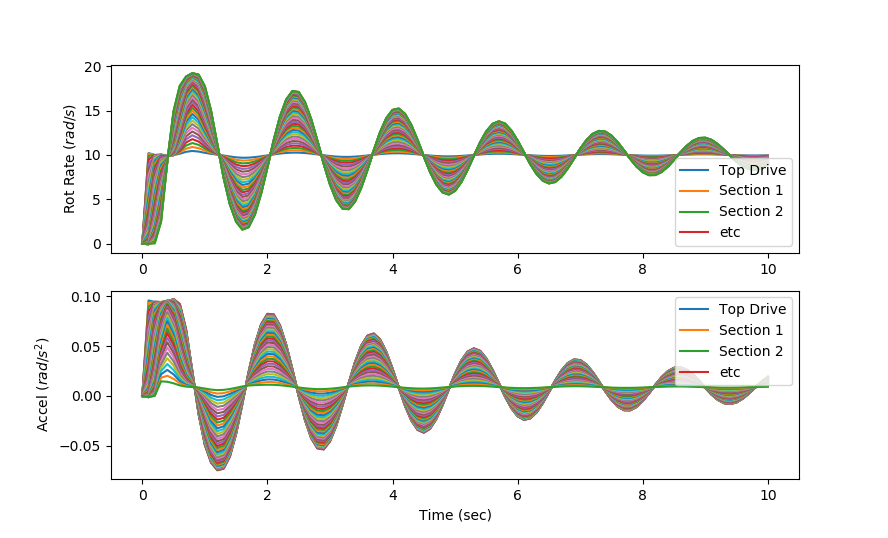

Recreate this plot in Python.
from gekko import GEKKO
import numpy as np
import matplotlib.pyplot as plt

# Initialize Model
m = GEKKO()

n = 43  # number of discretized segments
ks = m.Param(35950)
kb = m.Param(204020)
js = m.Param(3.2021)
jb = m.Param(15.8480)
ds = m.Param(0.0271)
db = m.Param(0.0266)
vtd = m.Param(10)

v = [m.Var(0) for i in range(n)] # velocity
d = [m.Var(0) for i in range(n)] # acceleration

df = []  # rotational velocity difference
for i in range(n-1):
    df.append(m.Intermediate(v[i]-v[i+1]))

m.Equation(js*v[0].dt()==ds*ks*(vtd-v[0])+ks*d[0]-ds*ks*df[0]-ks*d[1])
for i in range(1,n-1):
    m.Equation(js*v[i].dt()==ds*ks*df[i-1]+ks*d[i]-ds*ks*df[i]-ks*d[i+1])
p1 = m.Intermediate(db*kb*df[n-2]+kb*d[n-1])
den = m.Intermediate(v[n-1]**2+0.2**2)
p2 = m.Intermediate(-1764*(v[n-1]/m.sqrt(den)+(1.5*0.2*v[n-1])/den))
m.Equation(jb*v[n-1].dt()==p1+p2-0.28*v[n-1]*(v[n-1]/31.4-1))
m.Equation(d[0].dt()==vtd-v[0])
for i in range(1,n):
    m.Equation(d[i].dt()==df[i-1])

m.options.imode = 4
m.options.nodes = 3
m.options.csv_read = 1
m.options.dbs_read = 1

m.time = np.linspace(0,10,101)

m.solve(disp=False)

plt.figure(1)
plt.subplot(2,1,1)
for i in range(n):
    plt.plot(m.time,v[i])
plt.ylabel(r'Rot Rate ($rad/s$)')
plt.legend(['Top Drive','Section 1','Section 2', 'etc'],loc='best')

plt.subplot(2,1,2)
for i in range(n):
    plt.plot(m.time,d[i])
plt.ylabel(r'Accel ($rad/s^2$)')
plt.legend(['Top Drive','Section 1','Section 2', 'etc'],loc='best')
plt.xlabel('Time (sec)')
plt.show()
